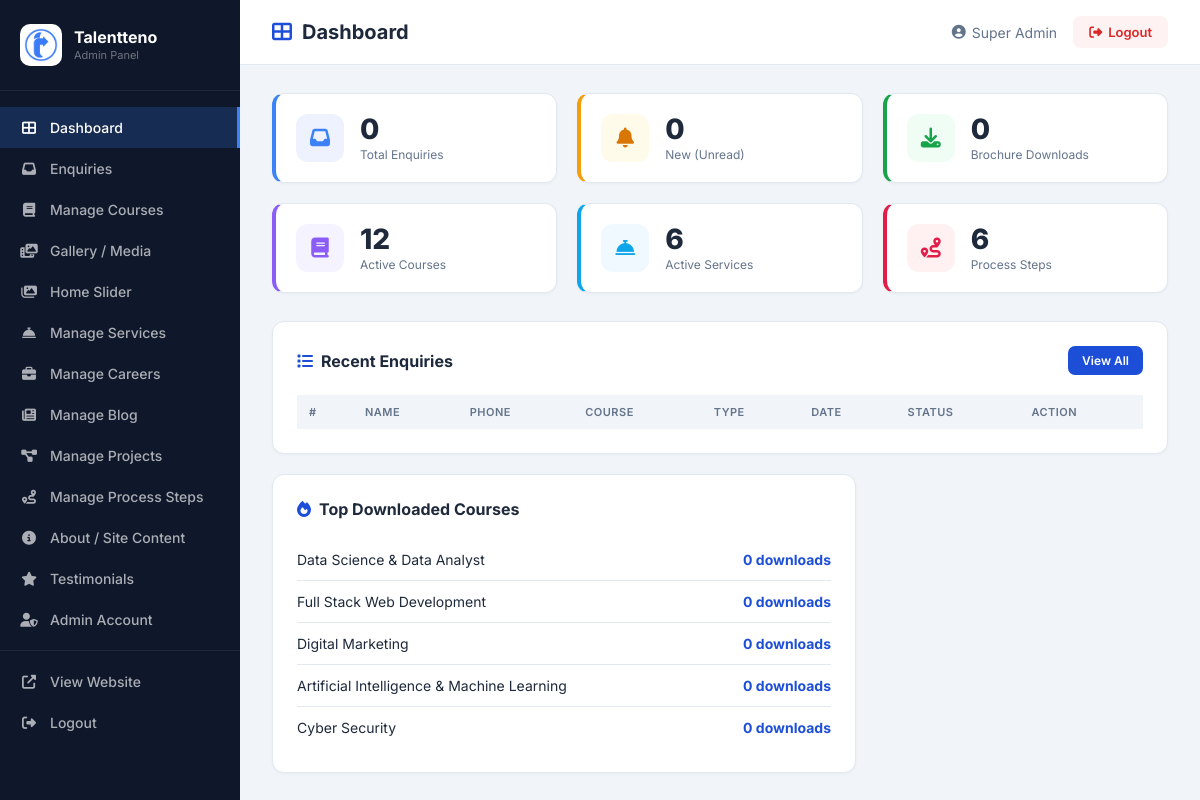
Screenshot of /backend/admin/dashboard.php (signed in) with the database file from the repository.
### tables this page shows
CREATE TABLE IF NOT EXISTS courses (
    id INT AUTO_INCREMENT PRIMARY KEY,
    title VARCHAR(255) NOT NULL,
    slug VARCHAR(255) NOT NULL UNIQUE,
    category VARCHAR(100) NOT NULL,
    course_type ENUM('course', 'short', 'popular', 'advanced', 'designing', 'cyber') DEFAULT 'course',
    description TEXT,
    highlights TEXT,
    duration VARCHAR(100),
    fee DECIMAL(10,2) DEFAULT 0,
    original_fee DECIMAL(10,2) DEFAULT 0,
    brochure_file VARCHAR(255),
    image VARCHAR(255),
    is_featured TINYINT(1) DEFAULT 0,
    is_active TINYINT(1) DEFAULT 1,
    download_count INT DEFAULT 0,
    created_at TIMESTAMP DEFAULT CURRENT_TIMESTAMP,
    updated_at TIMESTAMP DEFAULT CURRENT_TIMESTAMP ON UPDATE CURRENT_TIMESTAMP
);

### backend/admin/dashboard.php (the view, shortened to what this page needs)
<?php
require_once 'auth_check.php';
$total_enquiries = $conn->query("SELECT COUNT(*) FROM enquiries")->fetch_row()[0];
$new_enquiries = $conn->query("SELECT COUNT(*) FROM enquiries WHERE status = 'new'")->fetch_row()[0];
$total_downloads = $conn->query("SELECT COUNT(*) FROM enquiries WHERE type = 'download'")->fetch_row()[0];
$total_courses = $conn->query("SELECT COUNT(*) FROM courses WHERE is_active = 1")->fetch_row()[0];
$total_services = $conn->query("SELECT COUNT(*) FROM services WHERE is_active = 1")->fetch_row()[0];
$total_steps = $conn->query("SELECT COUNT(*) FROM process_steps WHERE is_active = 1")->fetch_row()[0];
$top_downloads = $conn->query("SELECT title, download_count FROM courses WHERE is_active = 1 ORDER BY download_count DESC LIMIT 5")->fetch_all(MYSQLI_ASSOC);
?>
<!DOCTYPE html>
<html lang="en">
<head>
    <link rel="stylesheet" href="https://cdnjs.cloudflare.com/ajax/libs/font-awesome/6.5.0/css/all.min.css">
    <link rel="stylesheet" href="admin.css">
</head>
<body>
<?php include 'sidebar.php'; ?>
<div class="admin-main">
    <div class="admin-topbar">
        <h1 class="page-title"><i class="fas fa-th-large"></i> Dashboard</h1>
        <div class="topbar-right">
            <span class="admin-name"><i class="fas fa-user-circle"></i> <?= htmlspecialchars($_SESSION['admin_name']) ?></span>
            <a href="logout.php" class="btn-logout"><i class="fas fa-sign-out-alt"></i> Logout</a>
        </div>
    </div>
    <div class="admin-content">
        <div class="stats-cards">
            <div class="stat-card" style="border-left: 4px solid #3B82F6;">
                <div class="stat-icon" style="background:#EEF2FF;color:#3B82F6"><i class="fas fa-inbox"></i></div>
                <div>
                    <div class="stat-num"><?= $total_enquiries ?></div>
                    <div class="stat-lbl">Total Enquiries</div>
                </div>
            </div>
            <div class="stat-card" style="border-left: 4px solid #F59E0B;">
                <div class="stat-icon" style="background:#FFFBEB;color:#D97706"><i class="fas fa-bell"></i></div>
                <div>
                    <div class="stat-num"><?= $new_enquiries ?></div>
                    <div class="stat-lbl">New (Unread)</div>
                </div>
            </div>
            <div class="stat-card" style="border-left: 4px solid #16A34A;">
                <div class="stat-icon" style="background:#F0FDF4;color:#16A34A"><i class="fas fa-download"></i></div>
                <div>
                    <div class="stat-num"><?= $total_downloads ?></div>
                    <div class="stat-lbl">Brochure Downloads</div>
                </div>
            </div>
            <div class="stat-card" style="border-left: 4px solid #8B5CF6;">
                <div class="stat-icon" style="background:#F5F3FF;color:#8B5CF6"><i class="fas fa-book"></i></div>
                <div>
                    <div class="stat-num"><?= $total_courses ?></div>
                    <div class="stat-lbl">Active Courses</div>
                </div>
            </div>
            <div class="stat-card" style="border-left: 4px solid #0EA5E9;">
                <div class="stat-icon" style="background:#F0F9FF;color:#0EA5E9"><i class="fas fa-concierge-bell"></i></div>
                <div>
                    <div class="stat-num"><?= $total_services ?></div>
                    <div class="stat-lbl">Active Services</div>
                </div>
            </div>
            <div class="stat-card" style="border-left: 4px solid #E11D48;">
                <div class="stat-icon" style="background:#FFF1F2;color:#E11D48"><i class="fas fa-route"></i></div>
                <div>
                    <div class="stat-num"><?= $total_steps ?></div>
                    <div class="stat-lbl">Process Steps</div>
                </div>
            </div>
        </div>
        <div class="dashboard-grid">
            <div class="admin-card" style="grid-column: span 2;">
                <div class="card-header">
                    <h3><i class="fas fa-list"></i> Recent Enquiries</h3>
                    <a href="enquiries.php" class="btn-sm">View All</a>
                </div>
                <div class="table-wrap">
                    <table class="admin-table">
                        <thead>
                            <tr>
                                <th>#</th><th>Name</th><th>Phone</th><th>Course</th><th>Type</th><th>Date</th><th>Status</th><th>Action</th>
                            </tr>
                        </thead>
                    </table>
                </div>
            </div>
            <div class="admin-card">
                <div class="card-header">
                    <h3><i class="fas fa-fire"></i> Top Downloaded Courses</h3>
                </div>
                <?php foreach ($top_downloads as $td): ?>
                <div class="download-row">
                    <span><?= htmlspecialchars($td['title']) ?></span>
                    <strong><?= $td['download_count'] ?> downloads</strong>
                </div>
                <?php endforeach; ?>
            </div>
        </div>
    </div>
</div>
</body>
</html>

### backend/admin/admin.css (style rules this page uses)
*, *::before, *::after { box-sizing: border-box; margin: 0; padding: 0; }
:root { --sidebar-w: 240px; --blue: #1D4ED8; --blue-light: #3B82F6; --bg: #F1F5F9; --white: #FFFFFF; --text: #1E293B; --text-muted: #64748B; --border: #E2E8F0; }
body { font-family: 'Inter', sans-serif; background: var(--bg); color: var(--text); display: flex; min-height: 100vh; }
.admin-main { margin-left: var(--sidebar-w); flex: 1; display: flex; flex-direction: column; }
.admin-topbar { background: white; border-bottom: 1px solid var(--border); padding: 16px 32px; display: flex; align-items: center; justify-content: space-between; position: sticky; top: 0; z-index: 100; }
.page-title { font-size: 20px; font-weight: 700; display: flex; align-items: center; gap: 10px; color: var(--text); }
.page-title i { color: var(--blue); }
.topbar-right { display: flex; align-items: center; gap: 16px; }
.admin-name { color: var(--text-muted); font-size: 14px; display: flex; align-items: center; gap: 6px; }
.btn-logout { background: #FEF2F2; color: #DC2626; padding: 8px 16px; border-radius: 8px; text-decoration: none; font-size: 13px; font-weight: 600; display: flex; align-items: center; gap: 6px; }
.admin-content { padding: 28px 32px; flex: 1; }
.stats-cards { display: grid; grid-template-columns: repeat(3, minmax(0, 1fr)); gap: 20px; margin-bottom: 28px; }
.stat-card { background: white; border-radius: 12px; padding: 20px; display: flex; align-items: center; gap: 16px; border: 1px solid var(--border); box-shadow: 0 1px 3px rgba(0,0,0,0.04); }
.stat-icon { width: 48px; height: 48px; border-radius: 12px; display: flex; align-items: center; justify-content: center; font-size: 20px; flex-shrink: 0; }
.stat-num { font-size: 28px; font-weight: 800; color: var(--text); line-height: 1; }
.stat-lbl { font-size: 12px; color: var(--text-muted); margin-top: 4px; }
.dashboard-grid { display: grid; grid-template-columns: 2fr 1fr; gap: 20px; }
.admin-card { background: white; border-radius: 12px; padding: 24px; border: 1px solid var(--border); box-shadow: 0 1px 3px rgba(0,0,0,0.04); }
.card-header { display: flex; align-items: center; justify-content: space-between; margin-bottom: 20px; }
.card-header h3 { font-size: 16px; font-weight: 700; display: flex; align-items: center; gap: 8px; color: var(--text); }
.card-header h3 i { color: var(--blue); }
.table-wrap { overflow-x: auto; }
.admin-table { width: 100%; border-collapse: collapse; font-size: 13px; }
.admin-table th { background: var(--bg); padding: 10px 12px; text-align: left; font-weight: 600; color: var(--text-muted); font-size: 11px; letter-spacing: 0.5px; text-transform: uppercase; }
.btn-sm { background: var(--blue); color: white; padding: 7px 14px; border-radius: 7px; text-decoration: none; font-size: 12px; font-weight: 600; }
.download-row { display: flex; justify-content: space-between; align-items: center; padding: 12px 0; border-bottom: 1px solid var(--border); font-size: 14px; }
.download-row:last-child { border-bottom: none; }
.download-row strong { color: var(--blue); }

### rows the page displays
courses: title "Data Science & Data Analyst", download_count "0"
courses: title "Full Stack Web Development", download_count "0"
courses: title "Digital Marketing", download_count "0"
courses: title "Artificial Intelligence & Machine Learning", download_count "0"
courses: title "Cyber Security", download_count "0"

### other values shown
$_SESSION['admin_name'] "Super Admin"
$total_enquiries "0"
$new_enquiries "0"
$total_downloads "0"
$total_courses "12"
$total_services "6"
$total_steps "6"
